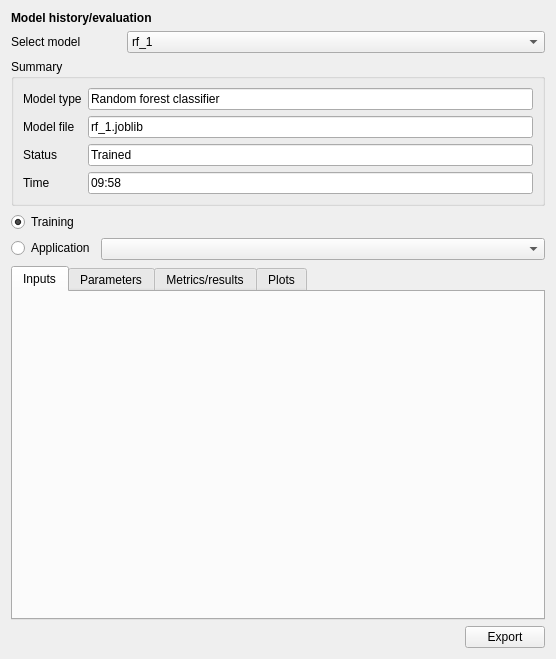
<?xml version="1.0" encoding="UTF-8"?>
<ui version="4.0">
 <class>Form</class>
 <widget class="QWidget" name="Form">
  <property name="geometry">
   <rect>
    <x>0</x>
    <y>0</y>
    <width>556</width>
    <height>659</height>
   </rect>
  </property>
  <property name="sizePolicy">
   <sizepolicy hsizetype="Preferred" vsizetype="Preferred">
    <horstretch>0</horstretch>
    <verstretch>0</verstretch>
   </sizepolicy>
  </property>
  <property name="minimumSize">
   <size>
    <width>0</width>
    <height>0</height>
   </size>
  </property>
  <property name="maximumSize">
   <size>
    <width>16777215</width>
    <height>16777215</height>
   </size>
  </property>
  <property name="windowTitle">
   <string>Form</string>
  </property>
  <layout class="QVBoxLayout" name="verticalLayout">
   <item>
    <widget class="QLabel" name="model_application_label">
     <property name="font">
      <font>
       <weight>75</weight>
       <bold>true</bold>
      </font>
     </property>
     <property name="text">
      <string>Model history/evaluation</string>
     </property>
    </widget>
   </item>
   <item>
    <layout class="QHBoxLayout" name="horizontalLayout">
     <item>
      <widget class="QLabel" name="label">
       <property name="text">
        <string>Select model</string>
       </property>
      </widget>
     </item>
     <item>
      <spacer name="horizontalSpacer">
       <property name="orientation">
        <enum>Qt::Horizontal</enum>
       </property>
       <property name="sizeType">
        <enum>QSizePolicy::Preferred</enum>
       </property>
       <property name="sizeHint" stdset="0">
        <size>
         <width>40</width>
         <height>20</height>
        </size>
       </property>
      </spacer>
     </item>
     <item>
      <widget class="QComboBox" name="comboBox_2">
       <property name="sizePolicy">
        <sizepolicy hsizetype="Expanding" vsizetype="Fixed">
         <horstretch>0</horstretch>
         <verstretch>0</verstretch>
        </sizepolicy>
       </property>
       <item>
        <property name="text">
         <string>rf_1</string>
        </property>
       </item>
      </widget>
     </item>
    </layout>
   </item>
   <item>
    <widget class="QGroupBox" name="data_groupbox">
     <property name="sizePolicy">
      <sizepolicy hsizetype="Preferred" vsizetype="Maximum">
       <horstretch>0</horstretch>
       <verstretch>0</verstretch>
      </sizepolicy>
     </property>
     <property name="title">
      <string>Summary</string>
     </property>
     <layout class="QFormLayout" name="formLayout">
      <item row="0" column="0">
       <widget class="QLabel" name="label_2">
        <property name="text">
         <string>Model type</string>
        </property>
       </widget>
      </item>
      <item row="0" column="1">
       <widget class="QLineEdit" name="lineEdit">
        <property name="text">
         <string>Random forest classifier</string>
        </property>
       </widget>
      </item>
      <item row="1" column="0">
       <widget class="QLabel" name="label_3">
        <property name="text">
         <string>Model file</string>
        </property>
       </widget>
      </item>
      <item row="1" column="1">
       <widget class="QLineEdit" name="lineEdit_2">
        <property name="text">
         <string>rf_1.joblib</string>
        </property>
       </widget>
      </item>
      <item row="2" column="0">
       <widget class="QLabel" name="label_5">
        <property name="text">
         <string>Status</string>
        </property>
       </widget>
      </item>
      <item row="2" column="1">
       <widget class="QLineEdit" name="lineEdit_3">
        <property name="text">
         <string>Trained</string>
        </property>
       </widget>
      </item>
      <item row="3" column="0">
       <widget class="QLabel" name="label_4">
        <property name="text">
         <string>Time</string>
        </property>
       </widget>
      </item>
      <item row="3" column="1">
       <widget class="QLineEdit" name="lineEdit_4">
        <property name="text">
         <string>09:58</string>
        </property>
       </widget>
      </item>
     </layout>
    </widget>
   </item>
   <item>
    <layout class="QFormLayout" name="formLayout_2">
     <item row="0" column="0">
      <widget class="QRadioButton" name="radioButton">
       <property name="text">
        <string>Training</string>
       </property>
       <property name="checked">
        <bool>true</bool>
       </property>
      </widget>
     </item>
     <item row="1" column="0">
      <widget class="QRadioButton" name="radioButton_2">
       <property name="text">
        <string>Application</string>
       </property>
      </widget>
     </item>
     <item row="1" column="1">
      <widget class="QComboBox" name="comboBox"/>
     </item>
    </layout>
   </item>
   <item>
    <widget class="QTabWidget" name="tabWidget">
     <property name="minimumSize">
      <size>
       <width>0</width>
       <height>300</height>
      </size>
     </property>
     <property name="currentIndex">
      <number>0</number>
     </property>
     <widget class="QWidget" name="tab_3">
      <attribute name="title">
       <string>Inputs</string>
      </attribute>
      <layout class="QVBoxLayout" name="verticalLayout_2"/>
     </widget>
     <widget class="QWidget" name="tab_4">
      <attribute name="title">
       <string>Parameters</string>
      </attribute>
     </widget>
     <widget class="QWidget" name="tab">
      <attribute name="title">
       <string>Metrics/results</string>
      </attribute>
     </widget>
     <widget class="QWidget" name="tab_2">
      <attribute name="title">
       <string>Plots</string>
      </attribute>
     </widget>
    </widget>
   </item>
   <item>
    <layout class="QHBoxLayout" name="horizontalLayout_2">
     <item>
      <spacer name="horizontalSpacer_2">
       <property name="orientation">
        <enum>Qt::Horizontal</enum>
       </property>
       <property name="sizeHint" stdset="0">
        <size>
         <width>40</width>
         <height>20</height>
        </size>
       </property>
      </spacer>
     </item>
     <item>
      <widget class="QPushButton" name="pushButton">
       <property name="text">
        <string>Export</string>
       </property>
      </widget>
     </item>
    </layout>
   </item>
  </layout>
 </widget>
 <resources/>
 <connections/>
</ui>
